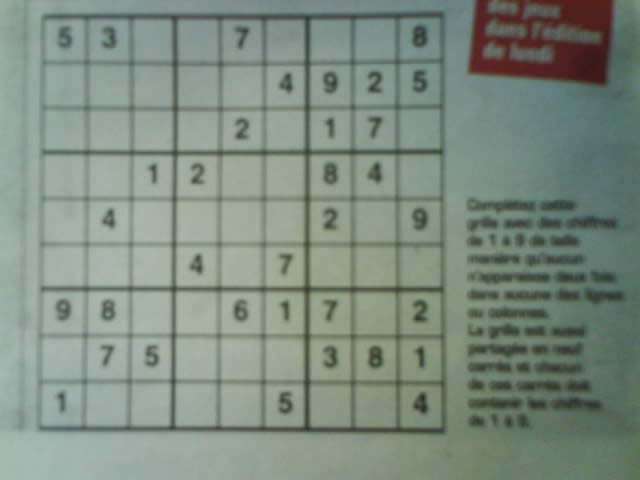
#> input picture public/images/input.jpg, 640 x 480 px
$ python solver.py
#> lines starting #> are read from the running program, lines starting #| are printed output that depends on the picture; after the words box and inside, x2 and y2 are one past the last pixel; in counts of white or black regions, pixels touching at a corner belong together
### functions/utils.py
import cv2
import operator
import numpy as np
#from matplotlib import pyplot as plt


# [70 lines left out: functions plot_many_images, show_image, show_digits, convert_when_colour, display_points, display_rects and 1 more, not called in this run]


def pre_process_image(img, skip_dilate=False):
    """Uses a blurring function, adaptive thresholding and dilation to expose the main features of an image."""

    # Gaussian blur with a kernal size (height, width) of 9.
    # Note that kernal sizes must be positive and odd and the kernel must be square.
    proc = cv2.GaussianBlur(img.copy(), (9, 9), 0)

    # Adaptive threshold using 11 nearest neighbour pixels
    proc = cv2.adaptiveThreshold(proc, 255, cv2.ADAPTIVE_THRESH_GAUSSIAN_C, cv2.THRESH_BINARY, 11, 2)

    # Invert colours, so gridlines have non-zero pixel values.
    # Necessary to dilate the image, otherwise will look like erosion instead.
    proc = cv2.bitwise_not(proc, proc)

    if not skip_dilate:
        # Dilate the image to increase the size of the grid lines.
        kernel = np.array([[0., 1., 0.], [1., 1., 1.], [0., 1., 0.]], np.uint8)
        proc = cv2.dilate(proc, kernel)

    return proc


def find_corners_of_largest_polygon(img):
    """Finds the 4 extreme corners of the largest contour in the image."""
    contours, h = cv2.findContours(img.copy(), cv2.RETR_EXTERNAL, cv2.CHAIN_APPROX_SIMPLE)  # Find contours
    contours = sorted(contours, key=cv2.contourArea, reverse=True)  # Sort by area, descending
    polygon = contours[0]  # Largest image

    # Use of `operator.itemgetter` with `max` and `min` allows us to get the index of the point
    # Each point is an array of 1 coordinate, hence the [0] getter, then [0] or [1] used to get x and y respectively.

    # Bottom-right point has the largest (x + y) value
    # Top-left has point smallest (x + y) value
    # Bottom-left point has smallest (x - y) value
    # Top-right point has largest (x - y) value
    bottom_right, _ = max(enumerate([pt[0][0] + pt[0][1] for pt in polygon]), key=operator.itemgetter(1))
    top_left, _ = min(enumerate([pt[0][0] + pt[0][1] for pt in polygon]), key=operator.itemgetter(1))
    bottom_left, _ = min(enumerate([pt[0][0] - pt[0][1] for pt in polygon]), key=operator.itemgetter(1))
    top_right, _ = max(enumerate([pt[0][0] - pt[0][1] for pt in polygon]), key=operator.itemgetter(1))

    # Return an array of all 4 points using the indices
    # Each point is in its own array of one coordinate
    return [polygon[top_left][0], polygon[top_right][0], polygon[bottom_right][0], polygon[bottom_left][0]]


def distance_between(p1, p2):
    """Returns the scalar distance between two points"""
    a = p2[0] - p1[0]
    b = p2[1] - p1[1]
    return np.sqrt((a ** 2) + (b ** 2))


def crop_and_warp(img, crop_rect):
    """Crops and warps a rectangular section from an image into a square of similar size."""

    # Rectangle described by top left, top right, bottom right and bottom left points
    top_left, top_right, bottom_right, bottom_left = crop_rect[0], crop_rect[1], crop_rect[2], crop_rect[3]

    # Explicitly set the data type to float32 or `getPerspectiveTransform` will throw an error
    src = np.array([top_left, top_right, bottom_right, bottom_left], dtype='float32')

    # Get the longest side in the rectangle
    side = max([
        distance_between(bottom_right, top_right),
        distance_between(top_left, bottom_left),
        distance_between(bottom_right, bottom_left),
        distance_between(top_left, top_right)
    ])

    # Describe a square with side of the calculated length, this is the new perspective we want to warp to
    dst = np.array([[0, 0], [side - 1, 0], [side - 1, side - 1], [0, side - 1]], dtype='float32')

    # Gets the transformation matrix for skewing the image to fit a square by comparing the 4 before and after points
    m = cv2.getPerspectiveTransform(src, dst)

    # Performs the transformation on the original image
    return cv2.warpPerspective(img, m, (int(side), int(side)))


def infer_grid(img):
    """Infers 81 cell grid from a square image."""
    squares = []
    side = img.shape[:1]
    side = side[0] / 9

    # Note that we swap j and i here so the rectangles are stored in the list reading left-right instead of top-down.
    for j in range(9):
        for i in range(9):
            p1 = (i * side, j * side)  # Top left corner of a bounding box
            p2 = ((i + 1) * side, (j + 1) * side)  # Bottom right corner of bounding box
            squares.append((p1, p2))
    return squares


def cut_from_rect(img, rect):
    """Cuts a rectangle from an image using the top left and bottom right points."""
    return img[int(rect[0][1]):int(rect[1][1]), int(rect[0][0]):int(rect[1][0])]


def scale_and_centre(img, size, margin=0, background=0):
    """Scales and centres an image onto a new background square."""
    h, w = img.shape[:2]

    def centre_pad(length):
        """Handles centering for a given length that may be odd or even."""
        if length % 2 == 0:
            side1 = int((size - length) / 2)
            side2 = side1
        else:
            side1 = int((size - length) / 2)
            side2 = side1 + 1
        return side1, side2

    def scale(r, x):
        return int(r * x)

    if h > w:
        t_pad = int(margin / 2)
        b_pad = t_pad
        ratio = (size - margin) / h
        w, h = scale(ratio, w), scale(ratio, h)
        l_pad, r_pad = centre_pad(w)
    else:
        l_pad = int(margin / 2)
        r_pad = l_pad
        ratio = (size - margin) / w
        w, h = scale(ratio, w), scale(ratio, h)
        t_pad, b_pad = centre_pad(h)

    # img = cv2.resize(img, (w, h))
    #img = cv2.copyMakeBorder(img, t_pad, b_pad, l_pad, r_pad, cv2.BORDER_CONSTANT, None, background)
    return cv2.resize(img, (size,size))


def find_largest_feature(inp_img, scan_tl=None, scan_br=None):
    """
    Uses the fact the `floodFill` function returns a bounding box of the area it filled to find the biggest
    connected pixel structure in the image. Fills this structure in white, reducing the rest to black.
    """
    img = inp_img.copy()  # Copy the image, leaving the original untouched
    height, width = img.shape[:2]

    max_area = 0
    seed_point = (None, None)

    if scan_tl is None:
        scan_tl = [0, 0]

    if scan_br is None:
        scan_br = [width, height]

    # Loop through the image
    for x in range(scan_tl[0], scan_br[0]):
        for y in range(scan_tl[1], scan_br[1]):
            # Only operate on light or white squares
            if img.item(y, x) == 255 and x < width and y < height:  # Note that .item() appears to take input as y, x
                area = cv2.floodFill(img, None, (x, y), 64)
                if area[0] > max_area:  # Gets the maximum bound area which should be the grid
                    max_area = area[0]
                    seed_point = (x, y)

    # Colour everything grey (compensates for features outside of our middle scanning range
    for x in range(width):
        for y in range(height):
            if img.item(y, x) == 255 and x < width and y < height:
                cv2.floodFill(img, None, (x, y), 64)

    mask = np.zeros((height + 2, width + 2), np.uint8)  # Mask that is 2 pixels bigger than the image

    # Highlight the main feature
    if all([p is not None for p in seed_point]):
        cv2.floodFill(img, mask, seed_point, 255)

    top, bottom, left, right = height, 0, width, 0

    for x in range(width):
        for y in range(height):
            if img.item(y, x) == 64:  # Hide anything that isn't the main feature
                cv2.floodFill(img, mask, (x, y), 0)

            # Find the bounding parameters
            if img.item(y, x) == 255:
                top = y if y < top else top
                bottom = y if y > bottom else bottom
                left = x if x < left else left
                right = x if x > right else right

    bbox = [[left, top], [right, bottom]]
    return img, np.array(bbox, dtype='float32'), seed_point


def extract_digit(img, rect, size):
    """Extracts a digit (if one exists) from a Sudoku square."""

    digit = cut_from_rect(img, rect)  # Get the digit box from the whole square

    # Use fill feature finding to get the largest feature in middle of the box
    # Margin used to define an area in the middle we would expect to find a pixel belonging to the digit
    h, w = digit.shape[:2]
    margin = int(np.mean([h, w]) / 2.5)
    _, bbox, seed = find_largest_feature(digit, [margin, margin], [w - margin, h - margin])
    digit = cut_from_rect(digit, bbox)

    # Scale and pad the digit so that it fits a square of the digit size we're using for machine learning
    w = bbox[1][0] - bbox[0][0]
    h = bbox[1][1] - bbox[0][1]

    # Ignore any small bounding boxes
    if w > 0 and h > 0 and (w * h) > 100 and len(digit) > 0:
        return  scale_and_centre(digit, size, 4)
    else:
        return np.zeros((size, size), np.uint8)


def get_digits(img, squares, size):
    """Extracts digits from their cells and builds an array"""
    digits = []
    img = pre_process_image(img.copy(), skip_dilate=True)
    for square in squares:
        digits.append(extract_digit(img, square, size))

    # print("#################### : ")
    # for i in digits:
    # 	print(i)

    return digits


def get_possible(digits):
	"""Filter out the cells having some number printed for applying CNN"""
	cnn_verdict = []
	for digit in digits:
		if np.count_nonzero(digit) > 50:
			cnn_verdict.append((digit, 1))
		else:
			cnn_verdict.append((digit, 0))
	return cnn_verdict


def show_matrix(cnn_verdict):
    for block in cnn_verdict:
        print(block[1])

### functions/cnn.py
from tensorflow.keras.models import model_from_json

def get_trained_model():

    json_file = open('./CNN_Model_Parameters/mnist_model.json', 'r')
    loaded_model_json = json_file.read()
    json_file.close()
    loaded_model = model_from_json(loaded_model_json)

    loaded_model.load_weights("./CNN_Model_Parameters/mnist_model.h5")
    #print("Loaded model from disk")

    #print(loaded_model.predict(img.reshape(28,28,1)))
    return loaded_model


#get_trained_model()

### Sudoku-Solver/solver.py
#from .functions.utils import *
#from .functions.cnn import *
import functions as f
import numpy as np
import cv2
import os
import sys

def generate_matrix(cnn_verdict):
    model = f.get_trained_model()
    arr = [[0, 0, 0, 0, 0, 0, 0, 0, 0],
     [0, 0, 0, 0, 0, 0, 0, 0, 0],
     [0, 0, 0, 0, 0, 0, 0, 0, 0],
     [0, 0, 0, 0, 0, 0, 0, 0, 0],
     [0, 0, 0, 0, 0, 0, 0, 0, 0],
     [0, 0, 0, 0, 0, 0, 0, 0, 0],
     [0, 0, 0, 0, 0, 0, 0, 0, 0],
     [0, 0, 0, 0, 0, 0, 0, 0, 0],
     [0, 0, 0, 0, 0, 0, 0, 0, 0]]
    for i in range(9):
        for j in range(9):
            if cnn_verdict[9*i + j][1]:
                img = cnn_verdict[9*i + j][0]/255
                a = model.predict(img.reshape(1,28,28,1))
                if (np.argmax(a)==0):
                    # print(a)
                    a[0][0]=0
                arr[i][j] = np.argmax(a)

    return arr


def main():

    # test_path = './test_images/image777.jpg'
    run_path = '../public/images/input.jpg'

    path = os.path.join(os.path.dirname(os.path.realpath(__file__)), run_path)
    # path = os.path.abspath('./test_images/other-sudoku.jpg')
    original = cv2.imread(path, cv2.IMREAD_GRAYSCALE)
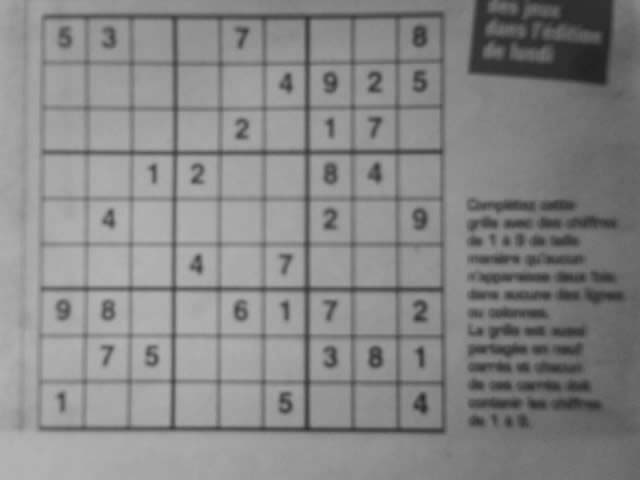
#> original: shape (480, 640); min 33, max 180, mean 134.7
    processed = f.pre_process_image(original)
#> in pre_process_image, `proc = cv2.adaptiveThreshold(proc, 255, cv2.ADAPTIVE_THRESH_GAUSSIAN_C..`:
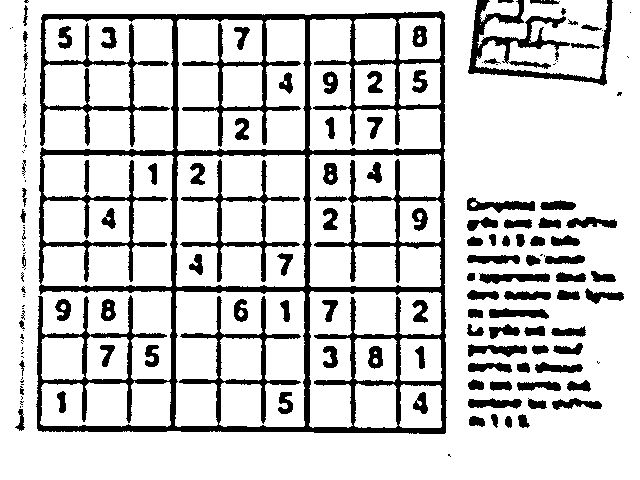
#> proc: shape (480, 640); 81.6% white; 162 black regions (58 under 20 px), largest, box (x1, y1, x2, y2) and area: (36, 11, 447, 434) 32997, (468, 0, 613, 86) 3238, (180, 159, 300, 282) 1958
#> in pre_process_image, `proc = cv2.dilate(proc, kernel)`:
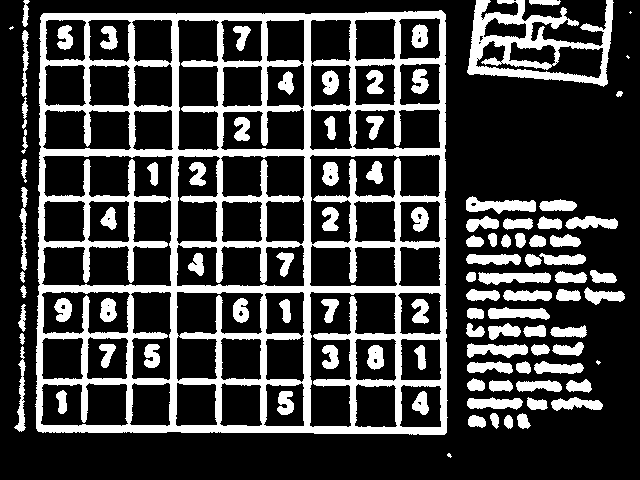
#> proc: shape (480, 640); 25.7% white; 100 white regions (5 under 20 px)
    corners = f.find_corners_of_largest_polygon(processed)
#> in find_corners_of_largest_polygon, `contours, h = cv2.findContours(img.copy(), cv2.RETR_EXTERNAL, cv2.CHAI..`: contours = 66 contours, 5 with area under 20; largest, box (x1, y1, x2, y2) and area: (35, 10, 448, 435) 170700, (467, 0, 614, 87) 7593, (466, 196, 536, 214) 653, (478, 272, 551, 285) 598, (467, 343, 528, 358) 531; h = 66 rows, first 6: [1, -1, -1, -1], [2, 0, -1, -1], [3, 1, -1, -1], [4, 2, -1, -1], [5, 3, -1, -1], [6, 4, -1, -1]
#> in find_corners_of_largest_polygon, `polygon = contours[0]`: polygon = contour of 347 points, box (x1, y1, x2, y2) (35, 10, 448, 435), area 170700
#> in find_corners_of_largest_polygon, `bottom_right, _ = max(enumerate([pt[0][0] + pt[0][1] for pt in polygon..`: bottom_right = 272
#> in find_corners_of_largest_polygon, `top_left, _ = min(enumerate([pt[0][0] + pt[0][1] for pt in polygon]), ..`: top_left = 31
#> in find_corners_of_largest_polygon, `bottom_left, _ = min(enumerate([pt[0][0] - pt[0][1] for pt in polygon]..`: bottom_left = 197
#> in find_corners_of_largest_polygon, `top_right, _ = max(enumerate([pt[0][0] - pt[0][1] for pt in polygon]),..`: top_right = 345
#> corners = [[43, 13], [445, 14], [444, 434], [37, 430]]
    cropped = f.crop_and_warp(original, corners)
#> in crop_and_warp, `top_left, top_right, bottom_right, bottom_left = crop_rect[0], crop_re..`: top_left = [43, 13]; top_right = [445, 14]; bottom_right = [444, 434]; bottom_left = [37, 430]
#> in crop_and_warp, `src = np.array([top_left, top_right, bottom_right, bottom_left], dtype..`: src = [[43, 13], [445, 14], [444, 434], [37, 430]]
#> in distance_between, `a = p2[0] - p1[0]`: a = 1
#> in distance_between, `b = p2[1] - p1[1]`: b = -420
#> in crop_and_warp, `side = max([ distance_between(bottom_right, top_right), distance_betwe..`: side = 420
#> in crop_and_warp, `dst = np.array([[0, 0], [side - 1, 0], [side - 1, side - 1], [0, side ..`: dst = [[0, 0], [419, 0], [419, 419], [0, 419]]
#> in crop_and_warp, `m = cv2.getPerspectiveTransform(src, dst)`: m = [[1.05, 0.0151, -45.38], [-0.00253, 1.02, -13.13], [1.75e-05, 3.02e-05, 1]]
#> in crop_and_warp, `return cv2.warpPerspective(img, m, (int(side), int(side)))`:
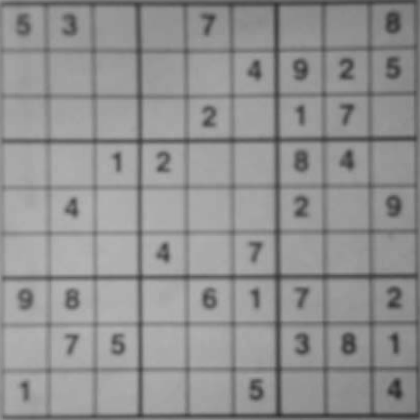
#> returned value: shape (420, 420); min 46, max 180, mean 145.3
    squares = f.infer_grid(cropped)
#> squares = 81 items
    digits = f.get_digits(cropped, squares, 28)
#> call 2 of pre_process_image, with skip_dilate = True
#> in pre_process_image (call 2), `proc = cv2.adaptiveThreshold(proc, 255, cv2.ADAPTIVE_THRESH_GAUSSIAN_C..`:
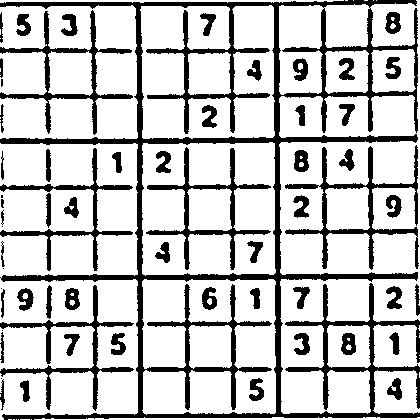
#> proc: shape (420, 420); 77.4% white; 61 black regions (7 under 20 px), largest, box (x1, y1, x2, y2) and area: (0, 0, 420, 420) 21540, (285, 145, 419, 270) 2489, (0, 10, 133, 135) 2134
#> the loop in get_digits, `for square in squares:` made 81 passes
#> square on passes 37 to 48: ((0, 186.7), (46.67, 233.3)), ((46.67, 186.7), (93.33, 233.3)), ((93.33, 186.7), (140, 233.3)), ((140, 186.7), (186.7, 233.3)), ((186.7, 186.7), (233.3, 233.3)), ((233.3, 186.7), (280, 233.3)), ((280, 186.7), (326.7, 233.3)), ((326.7, 186.7), (373.3, 233.3)), ((373.3, 186.7), (420, 233.3)), ((0, 233.3), (46.67, 280)), ((46.67, 233.3), (93.33, 280)), ((93.33, 233.3), (140, 280))
#> square on passes 3, 4, 6, 7, 8, 10: ((93.33, 0), (140, 46.67)), ((140, 0), (186.7, 46.67)), ((233.3, 0), (280, 46.67)), ((280, 0), (326.7, 46.67)), ((326.7, 0), (373.3, 46.67)), ((0, 46.67), (46.67, 93.33))
#> pass 1, in extract_digit, `digit = cut_from_rect(img, rect)`:
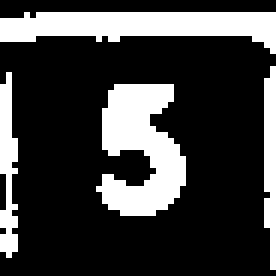
#> digit: shape (46, 46) (shown 6 times larger); 25% white; 4 white regions, box (x1, y1, x2, y2) and area: (16, 14, 31, 36) 212, (0, 2, 46, 9) 195, (0, 12, 3, 43) 63, (44, 11, 46, 45) 58
#> pass 3, in extract_digit (call 3), `digit = cut_from_rect(img, rect)`:
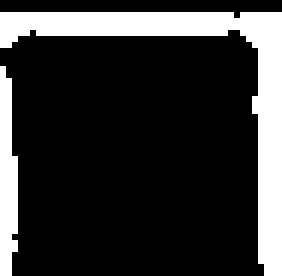
#> digit: shape (46, 47) (shown 6 times larger); 20.2% white; 2 white regions, box (x1, y1, x2, y2) and area: (0, 2, 47, 46) 353, (0, 11, 3, 46) 83

    cnn_verdict = f.get_possible(digits)
#> the loop in get_possible, `for digit in digits:` made 81 passes
    arr = generate_matrix(cnn_verdict)
#> (reads Sudoku-Solver/CNN_Model_Parameters/mnist_model.json from the repository)

	# This sends to stdout stream which goes back to node backend
    # This format should not be changed
    for i in range(9):
        for j in range(9):
            print(arr[i][j])

    # [10 lines of commented-out code are left out]


if __name__ == '__main__':
    main()
#> (the call stopped at in get_trained_model, `loaded_model = model_from_json(loaded_model_json)`: tensorflow is not available in this run)
